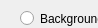
              <widget class="QWidget" name="PBKGKNN">
               <property name="geometry">
                <rect>
                 <x>0</x>
                 <y>0</y>
                 <width>98</width>
                 <height>28</height>
                </rect>
               </property>
               <attribute name="label">
                <string>Background Subtractor KNN</string>
               </attribute>
               <widget class="QRadioButton" name="RBTKNN">
                <property name="geometry">
                 <rect>
                  <x>20</x>
                  <y>10</y>
                  <width>171</width>
                  <height>17</height>
                 </rect>
                </property>
                <property name="text">
                 <string>Background Subtractor KNN</string>
                </property>
               </widget>
               <widget class="QLabel" name="label_25">
                <property name="geometry">
                 <rect>
                  <x>60</x>
                  <y>40</y>
                  <width>47</width>
                  <height>13</height>
                 </rect>
                </property>
                <property name="text">
                 <string>History:</string>
                </property>
               </widget>
               <widget class="QLabel" name="label_26">
                <property name="geometry">
                 <rect>
                  <x>16</x>
                  <y>80</y>
                  <width>91</width>
                  <height>20</height>
                 </rect>
                </property>
                <property name="text">
                 <string>Dist to Threshold:</string>
                </property>
               </widget>
               <widget class="QCheckBox" name="CBDShadowsKNN">
                <property name="geometry">
                 <rect>
                  <x>60</x>
                  <y>120</y>
                  <width>111</width>
                  <height>17</height>
                 </rect>
                </property>
                <property name="text">
                 <string>Detect Shadows</string>
                </property>
                <property name="checked">
                 <bool>true</bool>
                </property>
               </widget>
               <widget class="QSpinBox" name="SBHistory">
                <property name="geometry">
                 <rect>
                  <x>120</x>
                  <y>40</y>
                  <width>75</width>
                  <height>25</height>
                 </rect>
                </property>
                <property name="maximum">
                 <number>1000</number>
                </property>
                <property name="value">
                 <number>500</number>
                </property>
               </widget>
               <widget class="QDoubleSpinBox" name="DSBThreshold_2">
                <property name="geometry">
                 <rect>
                  <x>120</x>
                  <y>80</y>
                  <width>75</width>
                  <height>25</height>
                 </rect>
                </property>
                <property name="maximum">
                 <double>1000.000000000000000</double>
                </property>
                <property name="value">
                 <double>400.000000000000000</double>
                </property>
               </widget>
              </widget>
